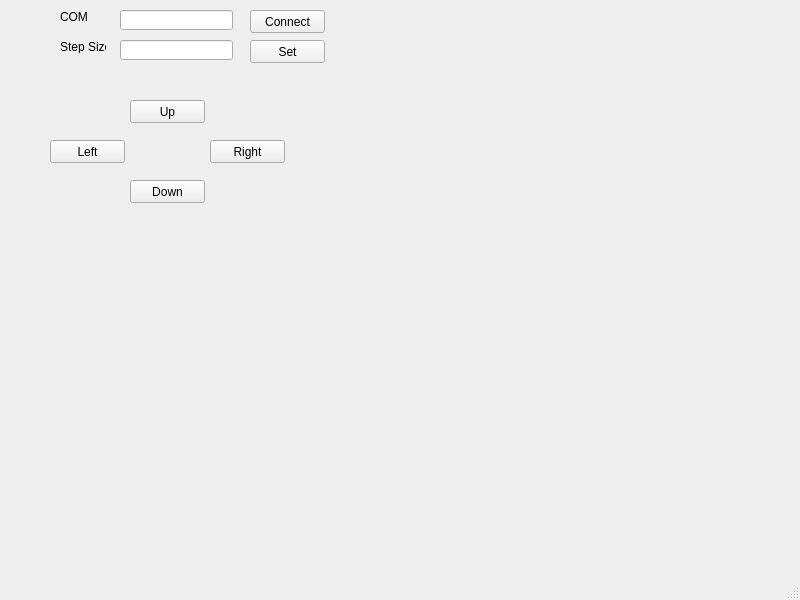
<?xml version="1.0" encoding="UTF-8"?>
<ui version="4.0">
 <class>MainWindow</class>
 <widget class="QMainWindow" name="MainWindow">
  <property name="geometry">
   <rect>
    <x>0</x>
    <y>0</y>
    <width>800</width>
    <height>600</height>
   </rect>
  </property>
  <property name="windowTitle">
   <string>MainWindow</string>
  </property>
  <widget class="QWidget" name="centralwidget">
   <widget class="QPushButton" name="pushButton_Right">
    <property name="geometry">
     <rect>
      <x>210</x>
      <y>140</y>
      <width>75</width>
      <height>23</height>
     </rect>
    </property>
    <property name="text">
     <string>Right</string>
    </property>
   </widget>
   <widget class="QPushButton" name="pushButton_Up">
    <property name="geometry">
     <rect>
      <x>130</x>
      <y>100</y>
      <width>75</width>
      <height>23</height>
     </rect>
    </property>
    <property name="text">
     <string>Up</string>
    </property>
   </widget>
   <widget class="QPushButton" name="pushButton_Left">
    <property name="geometry">
     <rect>
      <x>50</x>
      <y>140</y>
      <width>75</width>
      <height>23</height>
     </rect>
    </property>
    <property name="text">
     <string>Left</string>
    </property>
   </widget>
   <widget class="QPushButton" name="pushButton_Down">
    <property name="geometry">
     <rect>
      <x>130</x>
      <y>180</y>
      <width>75</width>
      <height>23</height>
     </rect>
    </property>
    <property name="text">
     <string>Down</string>
    </property>
   </widget>
   <widget class="QLineEdit" name="lineEdit">
    <property name="geometry">
     <rect>
      <x>120</x>
      <y>10</y>
      <width>113</width>
      <height>20</height>
     </rect>
    </property>
   </widget>
   <widget class="QLabel" name="label">
    <property name="geometry">
     <rect>
      <x>60</x>
      <y>10</y>
      <width>46</width>
      <height>13</height>
     </rect>
    </property>
    <property name="text">
     <string>COM</string>
    </property>
   </widget>
   <widget class="QLineEdit" name="lineEdit_2">
    <property name="geometry">
     <rect>
      <x>120</x>
      <y>40</y>
      <width>113</width>
      <height>20</height>
     </rect>
    </property>
    <property name="text">
     <string/>
    </property>
   </widget>
   <widget class="QLabel" name="label_2">
    <property name="geometry">
     <rect>
      <x>60</x>
      <y>40</y>
      <width>46</width>
      <height>13</height>
     </rect>
    </property>
    <property name="text">
     <string>Step Size</string>
    </property>
   </widget>
   <widget class="QPushButton" name="pushButton_Up_2">
    <property name="geometry">
     <rect>
      <x>250</x>
      <y>10</y>
      <width>75</width>
      <height>23</height>
     </rect>
    </property>
    <property name="text">
     <string>Connect</string>
    </property>
   </widget>
   <widget class="QPushButton" name="pushButton_Up_3">
    <property name="geometry">
     <rect>
      <x>250</x>
      <y>40</y>
      <width>75</width>
      <height>23</height>
     </rect>
    </property>
    <property name="text">
     <string>Set</string>
    </property>
   </widget>
  </widget>
  <widget class="QMenuBar" name="menubar">
   <property name="geometry">
    <rect>
     <x>0</x>
     <y>0</y>
     <width>800</width>
     <height>21</height>
    </rect>
   </property>
  </widget>
  <widget class="QStatusBar" name="statusbar"/>
 </widget>
 <resources/>
 <connections/>
</ui>
